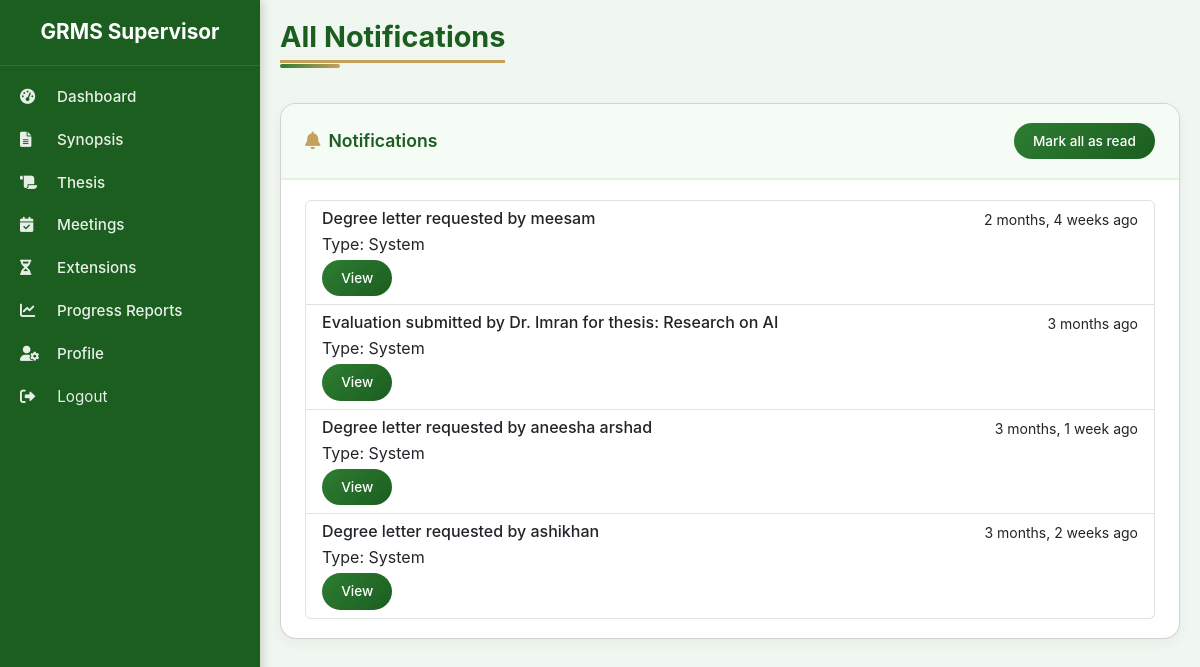
The app's page /notifications/ (signed in) with its own data.
### accounts/models.py (models this page shows, shortened)
class Notification(models.Model):
    NOTIFICATION_TYPES = (
        ('System', 'System'),
        ('Email', 'Email'),
        ('Reminder', 'Reminder'),
        ('Alert', 'Alert'),
    )
    user = models.ForeignKey(User, on_delete=models.CASCADE, related_name='notifications')
    notification_type = models.CharField(max_length=20, choices=NOTIFICATION_TYPES, default='System')
    message = models.TextField()
    link = models.CharField(max_length=255, blank=True, null=True)
    is_read = models.BooleanField(default=False)
    created_at = models.DateTimeField(auto_now_add=True)
    class Meta:
        ordering = ['-created_at']

### accounts/views.py (the view)
# urls.py: path('notifications/', views.all_notifications, name='all_notifications'),
@login_required
def all_notifications(request):
    notifications = Notification.objects.filter(user=request.user).order_by('-created_at')
    return render(request, 'notifications/list.html', {'notifications': notifications})

### templates/notifications/list.html (shortened to what this page needs)
{% extends 'supervisor/base.html' %}
{% load static %}
{% block page_title %}All Notifications{% endblock %}
{% block content %}
<div class="card">
    <div class="card-header">
        <h5><i class="fas fa-bell"></i> Notifications</h5>
        <a href="{% url 'mark_all_read' %}" class="btn-action">Mark all as read</a>
    </div>
    <div class="card-body">
        {% if notifications %}
            <div class="list-group">
                {% for notif in notifications %}
                <div class="list-group-item list-group-item-action {% if not notif.is_read %}list-group-item-info{% endif %}">
                    <div class="d-flex w-100 justify-content-between">
                        <h6 class="mb-1">{{ notif.message }}</h6>
                        <small>{{ notif.created_at|timesince }} ago</small>
                    </div>
                    <p class="mb-1">Type: {{ notif.notification_type }}</p>
                    {% if notif.link %}
                        <a href="{{ notif.link }}" class="btn-action btn-sm">View</a>
                    {% endif %}
                </div>
                {% endfor %}
            </div>
        {% else %}
            <p class="empty-state">No notifications.</p>
        {% endif %}
    </div>
</div>
{% endblock %}

### static/css/supervisor.css (style rules this page uses)
:root { --primary-green: #2e7d32; --secondary-green: #4caf50; --dark-green: #1b5e20; --gold: #c6a15b; --accent-blue: #3498db; --accent-orange: #e67e22; --success: #27ae60; --danger: #e74c3c; --light-green: #e8f5e9; --white: #ffffff; --light-gray: #f5f9f5; --text-dark: #1e3a1e; --text-light: #5a6b5a; --shadow-sm: 0 4px 12px rgba(0,40,0,0.05); --shadow-md: 0 8px 24px rgba(0,60,0,0.1); --shadow-lg: 0 16px 32px rgba(0,80,0,0.15); }
* { margin: 0; padding: 0; box-sizing: border-box; font-family: 'Inter', sans-serif; }
body { background: #f0f7f0; overflow-x: hidden; }
.card { background: white; border-radius: 16px; box-shadow: var(--shadow-sm); overflow: hidden; animation: cardFloat 0.6s ease backwards; transition: all 0.3s cubic-bezier(0.4, 0, 0.2, 1); }
.card-header { padding: 1.2rem 1.5rem; background: #f5fbf5; border-bottom: 2px solid #e0f2e0; display: flex; justify-content: space-between; align-items: center; }
.card-header h5 { margin: 0; color: #1b5e20; font-weight: 600; font-size: 1.1rem; display: flex; align-items: center; gap: 0.5rem; }
.card-header h5 i { color: #c6a15b; }
.card-body { padding: 1.2rem 1.5rem; }
.btn-action { background: linear-gradient(135deg, #2e7d32, #1b5e20); color: white; border: none; padding: 0.5rem 1.2rem; border-radius: 30px; font-weight: 500; font-size: 0.85rem; cursor: pointer; display: inline-flex; align-items: center; gap: 0.5rem; transition: 0.3s; text-decoration: none; }

### records on screen
Notification: message "Degree letter requested by meesam", created_at "2 months, 4 weeks", notification_type "System"
Notification: message "Evaluation submitted by Dr. Imran for thesis: Research on AI", created_at "3 months", notification_type "System"
Notification: message "Degree letter requested by aneesha arshad", created_at "3 months, 1 week", notification_type "System"
Notification: message "Degree letter requested by ashikhan", created_at "3 months, 2 weeks", notification_type "System"
